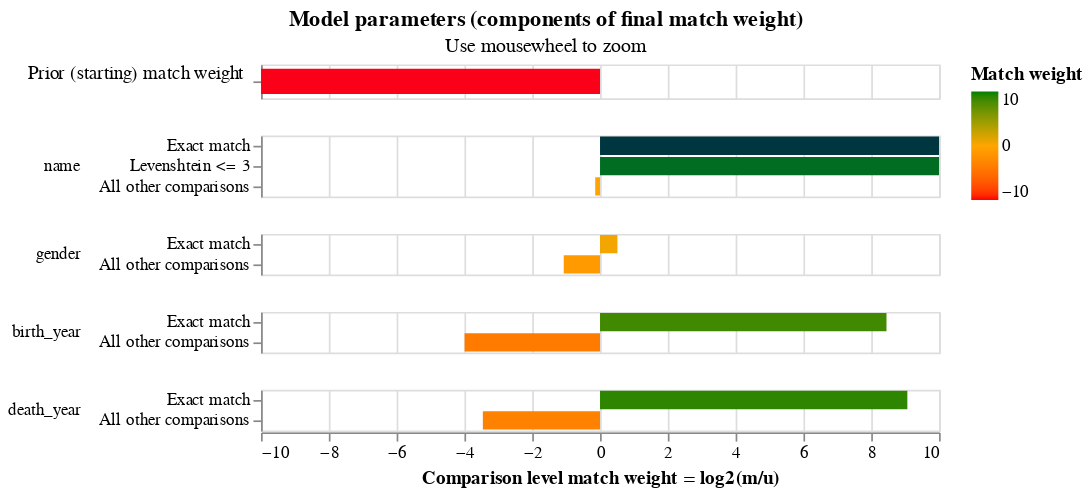

Write notebook code for a chart like this one.
### Markdown cell above
Now that we have our model trained, first, lets look at what did the model learn about our data:

### Code cell
linker.match_weights_chart()

### Figure 1 — Vega-Lite specification as saved in the notebook (floating-point values rounded to 4 significant figures)
{"config": {"view": {"width": 400, "height": 60}, "mark": {"tooltip": null}, "title": {"anchor": "middle"}, "header": {"title": null}}, "data": {"values": [{"comparison_name": "probability_two_random_records_match", "sql_condition": null, "label_for_charts": "", "m_probability": null, "u_probability": null, "m_probability_description": null, "u_probability_description": null, "has_tf_adjustments": false, "tf_adjustment_column": null, "tf_adjustment_weight": null, "is_null_level": false, "bayes_factor": 0.0001, "log2_bayes_factor": -13.29, "comparison_vector_value": 0, "max_comparison_vector_value": 0, "bayes_factor_description": "The probability that two random records drawn at random match is 0.000 or one in  10,000.0 records.This is equivalent to a starting match weight of -13.288.", "probability_two_random_records_match": 0.0001, "comparison_sort_order": -1}, {"comparison_name": "name", "sql_condition": "\"name_l\" = \"name_r\"", "label_for_charts": "Exact match", "m_probability": 0.06897, "u_probability": 5.268e-08, "m_probability_description": "Amongst matching record comparisons, 6.90% of records are in the exact match comparison level", "u_probability_description": "Amongst non-matching record comparisons, 0.00% of records are in the exact match comparison level", "has_tf_adjustments": false, "tf_adjustment_column": null, "tf_adjustment_weight": 1.0, "is_null_level": false, "bayes_factor": 1309000.0, "log2_bayes_factor": 20.32, "comparison_vector_value": 2, "max_comparison_vector_value": 2, "bayes_factor_description": "If comparison level is `exact match` then comparison is 1,309,231.93 times more likely to be a match", "probability_two_random_records_match": 0.0001, "comparison_sort_order": 0}, {"comparison_name": "name", "sql_condition": "levenshtein(\"name_l\", \"name_r\") <= 3", "label_for_charts": "Levenshtein <= 3", "m_probability": 0.02507, "u_probability": 3.477e-06, "m_probability_description": "Amongst matching record comparisons, 2.51% of records are in the levenshtein <= 3 comparison level", "u_probability_description": "Amongst non-matching record comparisons, 0.00% of records are in the levenshtein <= 3 comparison level", "has_tf_adjustments": false, "tf_adjustment_column": null, "tf_adjustment_weight": 1.0, "is_null_level": false, "bayes_factor": 7212.0, "log2_bayes_factor": 12.82, "comparison_vector_value": 1, "max_comparison_vector_value": 2, "bayes_factor_description": "If comparison level is `levenshtein <= 3` then comparison is 7,211.73 times more likely to be a match", "probability_two_random_records_match": 0.0001, "comparison_sort_order": 0}, {"comparison_name": "name", "sql_condition": "ELSE", "label_for_charts": "All other comparisons", "m_probability": 0.906, "u_probability": 1.0, "m_probability_description": "Amongst matching record comparisons, 90.60% of records are in the all other comparisons comparison level", "u_probability_description": "Amongst non-matching record comparisons, 100.00% of records are in the all other comparisons comparison level", "has_tf_adjustments": false, "tf_adjustment_column": null, "tf_adjustment_weight": 1.0, "is_null_level": false, "bayes_factor": 0.906, "log2_bayes_factor": -0.1425, "comparison_vector_value": 0, "max_comparison_vector_value": 2, "bayes_factor_description": "If comparison level is `all other comparisons` then comparison is  1.10 times less likely to be a match", "probability_two_random_records_match": 0.0001, "comparison_sort_order": 0}, {"comparison_name": "gender", "sql_condition": "\"gender_l\" = \"gender_r\"", "label_for_charts": "Exact match", "m_probability": 0.8936, "u_probability": 0.6259, "m_probability_description": "Amongst matching record comparisons, 89.36% of records are in the exact match comparison level", "u_probability_description": "Amongst non-matching record comparisons, 62.59% of records are in the exact match comparison level", "has_tf_adjustments": false, "tf_adjustment_column": null, "tf_adjustment_weight": 1.0, "is_null_level": false, "bayes_factor": 1.428, "log2_bayes_factor": 0.5136, "comparison_vector_value": 1, "max_comparison_vector_value": 1, "bayes_factor_description": "If comparison level is `exact match` then comparison is 1.43 times more likely to be a match", "probability_two_random_records_match": 0.0001, "comparison_sort_order": 1}, {"comparison_name": "gender", "sql_condition": "ELSE", "label_for_charts": "All other comparisons", "m_probability": 0.1782, "u_probability": 0.3741, "m_probability_description": "Amongst matching record comparisons, 17.82% of records are in the all other comparisons comparison level", "u_probability_description": "Amongst non-matching record comparisons, 37.41% of records are in the all other comparisons comparison level", "has_tf_adjustments": false, "tf_adjustment_column": null, "tf_adjustment_weight": 1.0, "is_null_level": false, "bayes_factor": 0.4764, "log2_bayes_factor": -1.07, "comparison_vector_value": 0, "max_comparison_vector_value": 1, "bayes_factor_description": "If comparison level is `all other comparisons` then comparison is  2.10 times less likely to be a match", "probability_two_random_records_match": 0.0001, "comparison_sort_order": 1}, {"comparison_name": "birth_year", "sql_condition": "\"birth_year_l\" = \"birth_year_r\"", "label_for_charts": "Exact match", "m_probability": 0.9375, "u_probability": 0.002681, "m_probability_description": "Amongst matching record comparisons, 93.75% of records are in the exact match comparison level", "u_probability_description": "Amongst non-matching record comparisons, 0.27% of records are in the exact match comparison level", "has_tf_adjustments": false, "tf_adjustment_column": null, "tf_adjustment_weight": 1.0, "is_null_level": false, "bayes_factor": 349.7, "log2_bayes_factor": 8.45, "comparison_vector_value": 1, "max_comparison_vector_value": 1, "bayes_factor_description": "If comparison level is `exact match` then comparison is 349.70 times more likely to be a match", "probability_two_random_records_match": 0.0001, "comparison_sort_order": 2}, {"comparison_name": "birth_year", "sql_condition": "ELSE", "label_for_charts": "All other comparisons", "m_probability": 0.0625, "u_probability": 0.9973, "m_probability_description": "Amongst matching record comparisons, 6.25% of records are in the all other comparisons comparison level", "u_probability_description": "Amongst non-matching record comparisons, 99.73% of records are in the all other comparisons comparison level", "has_tf_adjustments": false, "tf_adjustment_column": null, "tf_adjustment_weight": 1.0, "is_null_level": false, "bayes_factor": 0.06267, "log2_bayes_factor": -3.996, "comparison_vector_value": 0, "max_comparison_vector_value": 1, "bayes_factor_description": "If comparison level is `all other comparisons` then comparison is  15.96 times less likely to be a match", "probability_two_random_records_match": 0.0001, "comparison_sort_order": 2}, {"comparison_name": "death_year", "sql_condition": "\"death_year_l\" = \"death_year_r\"", "label_for_charts": "Exact match", "m_probability": 0.9091, "u_probability": 0.001697, "m_probability_description": "Amongst matching record comparisons, 90.91% of records are in the exact match comparison level", "u_probability_description": "Amongst non-matching record comparisons, 0.17% of records are in the exact match comparison level", "has_tf_adjustments": false, "tf_adjustment_column": null, "tf_adjustment_weight": 1.0, "is_null_level": false, "bayes_factor": 535.8, "log2_bayes_factor": 9.066, "comparison_vector_value": 1, "max_comparison_vector_value": 1, "bayes_factor_description": "If comparison level is `exact match` then comparison is 535.83 times more likely to be a match", "probability_two_random_records_match": 0.0001, "comparison_sort_order": 3}, {"comparison_name": "death_year", "sql_condition": "ELSE", "label_for_charts": "All other comparisons", "m_probability": 0.09091, "u_probability": 0.9983, "m_probability_description": "Amongst matching record comparisons, 9.09% of records are in the all other comparisons comparison level", "u_probability_description": "Amongst non-matching record comparisons, 99.83% of records are in the all other comparisons comparison level", "has_tf_adjustments": false, "tf_adjustment_column": null, "tf_adjustment_weight": 1.0, "is_null_level": false, "bayes_factor": 0.09106, "log2_bayes_factor": -3.457, "comparison_vector_value": 0, "max_comparison_vector_value": 1, "bayes_factor_description": "If comparison level is `all other comparisons` then comparison is  10.98 times less likely to be a match", "probability_two_random_records_match": 0.0001, "comparison_sort_order": 3}]}, "vconcat": [{"height": 20, "mark": {"type": "bar", "clip": true, "height": 15}, "selection": {"zoom_selector": {"type": "interval", "bind": "scales", "encodings": ["x"]}}, "transform": [{"filter": "(datum.comparison_name == 'probability_two_random_records_match')"}], "encoding": {"color": {"type": "quantitative", "field": "log2_bayes_factor", "title": "Match weight", "scale": {"range": ["red", "orange", "green"], "domain": [-10, 0, 10]}}, "tooltip": [{"type": "nominal", "field": "comparison_name", "title": "Comparison name"}, {"type": "nominal", "field": "probability_two_random_records_match", "format": ".4f", "title": "Probability two random records match"}, {"type": "quantitative", "field": "log2_bayes_factor", "title": "Equivalent match weight", "format": ",.4f"}, {"type": "nominal", "field": "bayes_factor_description", "title": "Match weight description"}], "x": {"type": "quantitative", "axis": {"labels": false, "domain": false, "title": "", "ticks": false}, "field": "log2_bayes_factor", "scale": {"domain": [-10, 10]}}, "y": {"type": "nominal", "field": "label_for_charts", "axis": {"title": "Prior (starting) match weight", "titleAngle": 0, "titleAlign": "right", "titleFontWeight": "normal"}, "sort": {"field": "comparison_vector_value", "order": "descending"}}}}, {"height": {"step": 12}, "mark": {"type": "bar", "clip": true}, "selection": {"zoom_selector": {"type": "interval", "bind": "scales", "encodings": ["x"]}}, "transform": [{"filter": "(datum.comparison_name != 'probability_two_random_records_match')"}], "encoding": {"color": {"type": "quantitative", "field": "log2_bayes_factor", "title": "Match weight", "scale": {"range": ["red", "orange", "green"], "domain": [-10, 0, 10]}}, "row": {"type": "nominal", "field": "comparison_name", "sort": {"field": "comparison_sort_order"}, "header": {"labelAngle": 0, "labelAnchor": "middle", "labelAlign": "left"}}, "tooltip": [{"type": "nominal", "field": "comparison_name", "title": "Comparison name"}, {"type": "ordinal", "field": "label_for_charts", "title": "Label"}, {"type": "nominal", "field": "sql_condition", "title": "SQL condition"}, {"type": "quantitative", "field": "m_probability", "format": ".4f", "title": "M probability"}, {"type": "quantitative", "field": "u_probability", "format": ".4f", "title": "U probability"}, {"type": "quantitative", "field": "bayes_factor", "title": "Bayes factor = m/u", "format": ",.4f"}, {"type": "quantitative", "field": "log2_bayes_factor", "title": "Match weight = log2(m/u)", "format": ",.4f"}, {"type": "nominal", "field": "bayes_factor_description", "title": "Match weight description"}], "x": {"type": "quantitative", "axis": {"title": "Comparison level match weight = log2(m/u)"}, "field": "log2_bayes_factor", "scale": {"domain": [-10, 10]}}, "y": {"type": "nominal", "field": "label_for_charts", "axis": {"title": null}, "sort": {"field": "comparison_vector_value", "order": "descending"}}}, "resolve": {"axis": {"y": "independent"}, "scale": {"y": "independent"}}}], "selection": {"zoom_selector": {"type": "interval", "bind": "scales", "encodings": ["x"]}}, "resolve": {"axis": {"y": "independent"}, "scale": {"y": "independent"}}, "title": {"text": "Model parameters (components of final match weight)", "subtitle": "Use mousewheel to zoom"}, "$schema": "https://vega.github.io/schema/vega-lite/v5.2.json"}
